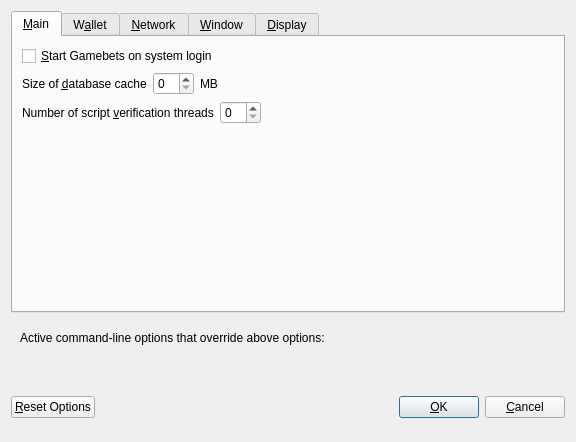
<?xml version="1.0" encoding="UTF-8"?>
<ui version="4.0">
 <class>OptionsDialog</class>
 <widget class="QDialog" name="OptionsDialog">
  <property name="geometry">
   <rect>
    <x>0</x>
    <y>0</y>
    <width>576</width>
    <height>442</height>
   </rect>
  </property>
  <property name="windowTitle">
   <string>Options</string>
  </property>
  <property name="modal">
   <bool>true</bool>
  </property>
  <layout class="QVBoxLayout" name="verticalLayout">
   <item>
    <widget class="QTabWidget" name="tabWidget">
     <property name="currentIndex">
      <number>0</number>
     </property>
     <widget class="QWidget" name="tabMain">
      <attribute name="title">
       <string>&amp;Main</string>
      </attribute>
      <layout class="QVBoxLayout" name="verticalLayout_Main">
       <item>
        <widget class="QCheckBox" name="bitcoinAtStartup">
         <property name="toolTip">
          <string>Automatically start Gamebets after logging in to the system.</string>
         </property>
         <property name="text">
          <string>&amp;Start Gamebets on system login</string>
         </property>
        </widget>
       </item>
       <item>
        <layout class="QHBoxLayout" name="horizontalLayout_2_Main">
         <item>
          <widget class="QLabel" name="databaseCacheLabel">
           <property name="text">
            <string>Size of &amp;database cache</string>
           </property>
           <property name="textFormat">
            <enum>Qt::PlainText</enum>
           </property>
           <property name="buddy">
            <cstring>databaseCache</cstring>
           </property>
          </widget>
         </item>
         <item>
          <widget class="QSpinBox" name="databaseCache"/>
         </item>
         <item>
          <widget class="QLabel" name="databaseCacheUnitLabel">
           <property name="text">
            <string>MB</string>
           </property>
           <property name="textFormat">
            <enum>Qt::PlainText</enum>
           </property>
          </widget>
         </item>
         <item>
          <spacer name="horizontalSpacer_2_Main">
           <property name="orientation">
            <enum>Qt::Horizontal</enum>
           </property>
           <property name="sizeHint" stdset="0">
            <size>
             <width>40</width>
             <height>20</height>
            </size>
           </property>
          </spacer>
         </item>
        </layout>
       </item>
       <item>
        <layout class="QHBoxLayout" name="horizontalLayout_3_Main">
         <item>
          <widget class="QLabel" name="threadsScriptVerifLabel">
           <property name="text">
            <string>Number of script &amp;verification threads</string>
           </property>
           <property name="textFormat">
            <enum>Qt::PlainText</enum>
           </property>
           <property name="buddy">
            <cstring>threadsScriptVerif</cstring>
           </property>
          </widget>
         </item>
         <item>
          <widget class="QSpinBox" name="threadsScriptVerif">
           <property name="toolTip">
            <string>(0 = auto, &lt;0 = leave that many cores free)</string>
           </property>
          </widget>
         </item>
         <item>
          <spacer name="horizontalSpacer_3_Main">
           <property name="orientation">
            <enum>Qt::Horizontal</enum>
           </property>
           <property name="sizeHint" stdset="0">
            <size>
             <width>40</width>
             <height>20</height>
            </size>
           </property>
          </spacer>
         </item>
        </layout>
       </item>
       <item>
        <spacer name="verticalSpacer_2">
         <property name="orientation">
          <enum>Qt::Vertical</enum>
         </property>
         <property name="sizeHint" stdset="0">
          <size>
           <width>20</width>
           <height>40</height>
          </size>
         </property>
        </spacer>
       </item>
      </layout>
     </widget>
     <widget class="QWidget" name="tabWallet">
      <attribute name="title">
       <string>W&amp;allet</string>
      </attribute>
      <layout class="QVBoxLayout" name="verticalLayout_Wallet">
       <item>
        <layout class="QHBoxLayout" name="horizontalLayout_2_Wallet">
         <item>
          <widget class="QLabel" name="labelStakeSplitThresholdText">
           <property name="text">
            <string>Stake split threshold:</string>
           </property>
          </widget>
         </item>
         <item>
          <widget class="QSpinBox" name="spinBoxStakeSplitThreshold">
           <property name="minimum">
            <number>1</number>
           </property>
           <property name="maximum">
            <number>999999</number>
           </property>
          </widget>
         </item>
        </layout>
       </item>
       <item>
        <widget class="QGroupBox" name="groupBox">
         <property name="title">
          <string>Expert</string>
         </property>
         <layout class="QVBoxLayout" name="verticalLayout_2">
          <item>
           <widget class="QCheckBox" name="coinControlFeatures">
            <property name="toolTip">
             <string>Whether to show coin control features or not.</string>
            </property>
            <property name="text">
             <string>Enable coin &amp;control features</string>
            </property>
           </widget>
          </item>
          <item>
           <widget class="QCheckBox" name="showMasternodesTab">
            <property name="toolTip">
             <string>Show additional tab listing all your masternodes in first sub-tab&lt;br/&gt;and all masternodes on the network in second sub-tab.</string>
            </property>
            <property name="text">
             <string>Show Masternodes Tab</string>
            </property>
           </widget>
          </item>
          <item>
           <widget class="QCheckBox" name="spendZeroConfChange">
            <property name="toolTip">
             <string>If you disable the spending of unconfirmed change, the change from a transaction&lt;br/&gt;cannot be used until that transaction has at least one confirmation.&lt;br/&gt;This also affects how your balance is computed.</string>
            </property>
            <property name="text">
             <string>&amp;Spend unconfirmed change</string>
            </property>
           </widget>
          </item>
         </layout>
        </widget>
       </item>
       <item>
        <spacer name="verticalSpacer_Wallet">
         <property name="orientation">
          <enum>Qt::Vertical</enum>
         </property>
         <property name="sizeHint" stdset="0">
          <size>
           <width>20</width>
           <height>40</height>
          </size>
         </property>
        </spacer>
       </item>
      </layout>
     </widget>
     <widget class="QWidget" name="tabNetwork">
      <attribute name="title">
       <string>&amp;Network</string>
      </attribute>
      <layout class="QVBoxLayout" name="verticalLayout_Network">
       <item>
        <widget class="QCheckBox" name="mapPortUpnp">
         <property name="toolTip">
          <string>Automatically open the Gamebets client port on the router. This only works when your router supports UPnP and it is enabled.</string>
         </property>
         <property name="text">
          <string>Map port using &amp;UPnP</string>
         </property>
        </widget>
       </item>
       <item>
        <widget class="QCheckBox" name="allowIncoming">
         <property name="toolTip">
          <string>Accept connections from outside</string>
         </property>
         <property name="text">
          <string>Allow incoming connections</string>
         </property>
        </widget>
       </item>
       <item>
        <widget class="QCheckBox" name="connectSocks">
         <property name="toolTip">
          <string>Connect to the Gamebets network through a SOCKS5 proxy.</string>
         </property>
         <property name="text">
          <string>&amp;Connect through SOCKS5 proxy (default proxy):</string>
         </property>
        </widget>
       </item>
       <item>
        <layout class="QHBoxLayout" name="horizontalLayout_1_Network">
         <item>
          <widget class="QLabel" name="proxyIpLabel">
           <property name="text">
            <string>Proxy &amp;IP:</string>
           </property>
           <property name="textFormat">
            <enum>Qt::PlainText</enum>
           </property>
           <property name="buddy">
            <cstring>proxyIp</cstring>
           </property>
          </widget>
         </item>
         <item>
          <widget class="QValidatedLineEdit" name="proxyIp">
           <property name="minimumSize">
            <size>
             <width>140</width>
             <height>0</height>
            </size>
           </property>
           <property name="maximumSize">
            <size>
             <width>140</width>
             <height>16777215</height>
            </size>
           </property>
           <property name="toolTip">
            <string>IP address of the proxy (e.g. IPv4: 127.0.0.1 / IPv6: ::1)</string>
           </property>
          </widget>
         </item>
         <item>
          <widget class="QLabel" name="proxyPortLabel">
           <property name="text">
            <string>&amp;Port:</string>
           </property>
           <property name="textFormat">
            <enum>Qt::PlainText</enum>
           </property>
           <property name="buddy">
            <cstring>proxyPort</cstring>
           </property>
          </widget>
         </item>
         <item>
          <widget class="QLineEdit" name="proxyPort">
           <property name="minimumSize">
            <size>
             <width>55</width>
             <height>0</height>
            </size>
           </property>
           <property name="maximumSize">
            <size>
             <width>55</width>
             <height>16777215</height>
            </size>
           </property>
           <property name="toolTip">
            <string>Port of the proxy (e.g. 9050)</string>
           </property>
          </widget>
         </item>
         <item>
          <spacer name="horizontalSpacer_1_Network">
           <property name="orientation">
            <enum>Qt::Horizontal</enum>
           </property>
           <property name="sizeHint" stdset="0">
            <size>
             <width>40</width>
             <height>20</height>
            </size>
           </property>
          </spacer>
         </item>
        </layout>
       </item>
       <item>
        <spacer name="verticalSpacer_Network">
         <property name="orientation">
          <enum>Qt::Vertical</enum>
         </property>
         <property name="sizeHint" stdset="0">
          <size>
           <width>20</width>
           <height>40</height>
          </size>
         </property>
        </spacer>
       </item>
      </layout>
     </widget>
     <widget class="QWidget" name="tabWindow">
      <attribute name="title">
       <string>&amp;Window</string>
      </attribute>
      <layout class="QVBoxLayout" name="verticalLayout_Window">
       <item>
        <widget class="QCheckBox" name="minimizeToTray">
         <property name="toolTip">
          <string>Show only a tray icon after minimizing the window.</string>
         </property>
         <property name="text">
          <string>&amp;Minimize to the tray instead of the taskbar</string>
         </property>
        </widget>
       </item>
       <item>
        <widget class="QCheckBox" name="minimizeOnClose">
         <property name="toolTip">
          <string>Minimize instead of exit the application when the window is closed. When this option is enabled, the application will be closed only after selecting Quit in the menu.</string>
         </property>
         <property name="text">
          <string>M&amp;inimize on close</string>
         </property>
        </widget>
       </item>
       <item>
        <spacer name="verticalSpacer_Window">
         <property name="orientation">
          <enum>Qt::Vertical</enum>
         </property>
         <property name="sizeHint" stdset="0">
          <size>
           <width>20</width>
           <height>40</height>
          </size>
         </property>
        </spacer>
       </item>
      </layout>
     </widget>
     <widget class="QWidget" name="tabDisplay">
      <attribute name="title">
       <string>&amp;Display</string>
      </attribute>
      <layout class="QVBoxLayout" name="verticalLayout_Display">
       <item>
        <layout class="QHBoxLayout" name="horizontalLayout_1_Display">
         <item>
          <widget class="QLabel" name="langLabel">
           <property name="text">
            <string>User Interface &amp;language:</string>
           </property>
           <property name="textFormat">
            <enum>Qt::PlainText</enum>
           </property>
           <property name="buddy">
            <cstring>lang</cstring>
           </property>
          </widget>
         </item>
         <item>
          <widget class="QValueComboBox" name="lang">
           <property name="toolTip">
            <string>The user interface language can be set here. This setting will take effect after restarting Gamebets.</string>
           </property>
          </widget>
         </item>
        </layout>
       </item>
       <item>
        <widget class="Line" name="line">
         <property name="orientation">
          <enum>Qt::Horizontal</enum>
         </property>
        </widget>
       </item>
       <item>
        <layout class="QHBoxLayout" name="horizontalLayout_2_Display">
         <item>
          <widget class="QLabel" name="unitLabel">
           <property name="text">
            <string>&amp;Unit to show amounts in:</string>
           </property>
           <property name="textFormat">
            <enum>Qt::PlainText</enum>
           </property>
           <property name="buddy">
            <cstring>unit</cstring>
           </property>
          </widget>
         </item>
         <item>
          <widget class="QValueComboBox" name="unit">
           <property name="toolTip">
            <string>Choose the default subdivision unit to show in the interface and when sending coins.</string>
           </property>
          </widget>
         </item>
        </layout>
       </item>
       <item>
        <layout class="QHBoxLayout" name="horizontalLayout_5_Display">
         <item>
          <widget class="QLabel" name="digitsLabel">
           <property name="text">
            <string>Decimal digits</string>
           </property>
          </widget>
         </item>
         <item>
          <widget class="QValueComboBox" name="digits"/>
         </item>
        </layout>
       </item>
       <item>
        <layout class="QHBoxLayout" name="horizontalLayout_3_Display">
         <item>
          <widget class="QLabel" name="thirdPartyTxUrlsLabel">
           <property name="toolTip">
            <string>Third party URLs (e.g. a block explorer) that appear in the transactions tab as context menu items. %s in the URL is replaced by transaction hash. Multiple URLs are separated by vertical bar |.</string>
           </property>
           <property name="text">
            <string>Third party transaction URLs</string>
           </property>
           <property name="buddy">
            <cstring>thirdPartyTxUrls</cstring>
           </property>
          </widget>
         </item>
         <item>
          <widget class="QLineEdit" name="thirdPartyTxUrls">
           <property name="toolTip">
            <string>Third party URLs (e.g. a block explorer) that appear in the transactions tab as context menu items. %s in the URL is replaced by transaction hash. Multiple URLs are separated by vertical bar |.</string>
           </property>
          </widget>
         </item>
        </layout>
       </item>
       <item>
        <spacer name="verticalSpacer">
         <property name="orientation">
          <enum>Qt::Vertical</enum>
         </property>
         <property name="sizeHint" stdset="0">
          <size>
           <width>20</width>
           <height>40</height>
          </size>
         </property>
        </spacer>
       </item>
      </layout>
     </widget>
    </widget>
   </item>
   <item>
    <widget class="QFrame" name="frame">
     <layout class="QVBoxLayout" name="verticalLayout_Bottom">
      <item>
       <layout class="QHBoxLayout" name="horizontalLayout_Bottom">
        <item>
         <widget class="QLabel" name="overriddenByCommandLineInfoLabel">
          <property name="text">
           <string>Active command-line options that override above options:</string>
          </property>
          <property name="textFormat">
           <enum>Qt::PlainText</enum>
          </property>
         </widget>
        </item>
        <item>
         <spacer name="horizontalSpacer_Bottom">
          <property name="orientation">
           <enum>Qt::Horizontal</enum>
          </property>
          <property name="sizeHint" stdset="0">
           <size>
            <width>40</width>
            <height>20</height>
           </size>
          </property>
         </spacer>
        </item>
       </layout>
      </item>
      <item>
       <widget class="QLabel" name="overriddenByCommandLineLabel">
        <property name="text">
         <string/>
        </property>
        <property name="textFormat">
         <enum>Qt::PlainText</enum>
        </property>
        <property name="wordWrap">
         <bool>true</bool>
        </property>
       </widget>
      </item>
     </layout>
    </widget>
   </item>
   <item>
    <layout class="QHBoxLayout" name="horizontalLayout_Buttons">
     <item>
      <widget class="QPushButton" name="resetButton">
       <property name="toolTip">
        <string>Reset all client options to default.</string>
       </property>
       <property name="text">
        <string>&amp;Reset Options</string>
       </property>
       <property name="autoDefault">
        <bool>false</bool>
       </property>
      </widget>
     </item>
     <item>
      <spacer name="horizontalSpacer_1">
       <property name="orientation">
        <enum>Qt::Horizontal</enum>
       </property>
       <property name="sizeHint" stdset="0">
        <size>
         <width>40</width>
         <height>48</height>
        </size>
       </property>
      </spacer>
     </item>
     <item>
      <widget class="QLabel" name="statusLabel">
       <property name="minimumSize">
        <size>
         <width>200</width>
         <height>0</height>
        </size>
       </property>
       <property name="font">
        <font>
         <weight>75</weight>
         <bold>true</bold>
        </font>
       </property>
       <property name="text">
        <string/>
       </property>
       <property name="textFormat">
        <enum>Qt::PlainText</enum>
       </property>
       <property name="wordWrap">
        <bool>true</bool>
       </property>
      </widget>
     </item>
     <item>
      <spacer name="horizontalSpacer_2">
       <property name="orientation">
        <enum>Qt::Horizontal</enum>
       </property>
       <property name="sizeHint" stdset="0">
        <size>
         <width>40</width>
         <height>48</height>
        </size>
       </property>
      </spacer>
     </item>
     <item>
      <widget class="QPushButton" name="okButton">
       <property name="text">
        <string>&amp;OK</string>
       </property>
       <property name="autoDefault">
        <bool>false</bool>
       </property>
       <property name="default">
        <bool>true</bool>
       </property>
      </widget>
     </item>
     <item>
      <widget class="QPushButton" name="cancelButton">
       <property name="text">
        <string>&amp;Cancel</string>
       </property>
       <property name="autoDefault">
        <bool>false</bool>
       </property>
      </widget>
     </item>
    </layout>
   </item>
  </layout>
 </widget>
 <customwidgets>
  <customwidget>
   <class>QValidatedLineEdit</class>
   <extends>QLineEdit</extends>
   <header>qvalidatedlineedit.h</header>
  </customwidget>
  <customwidget>
   <class>QValueComboBox</class>
   <extends>QComboBox</extends>
   <header>qvaluecombobox.h</header>
  </customwidget>
 </customwidgets>
 <resources/>
 <connections/>
</ui>
